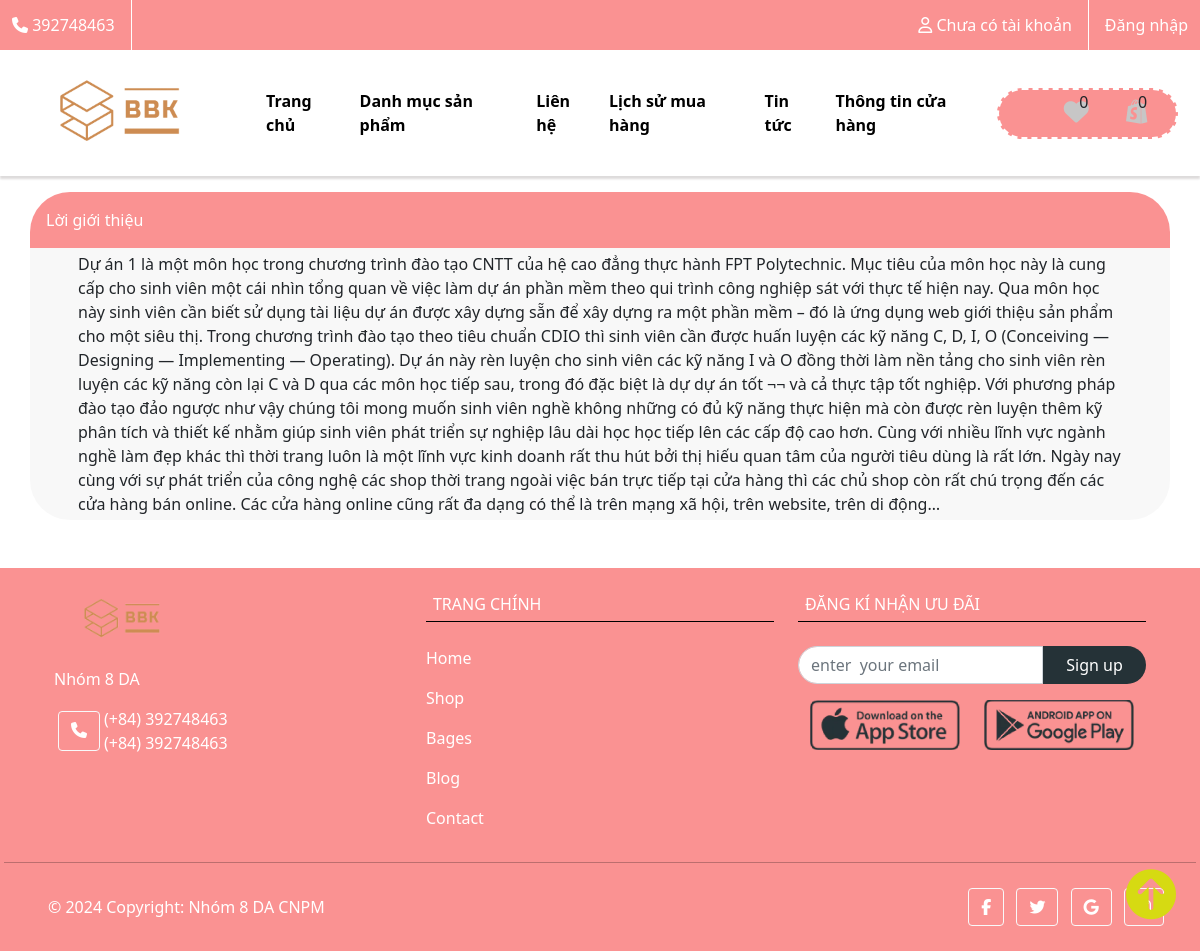
Screenshot of /mvc/controllers/user.php?action=gioithieu with the database file from the repository.
### tables this page shows
CREATE TABLE `info` (
  `id_info` int(11) NOT NULL,
  `email_info` varchar(256) NOT NULL,
  `logo` varchar(256) NOT NULL,
  `phone_info` int(11) NOT NULL,
  `adress_info` varchar(256) NOT NULL,
  `thongtin` text NOT NULL
);

### mvc/models/database.php (called while the page is built, shortened)
<?php
class database{
    private $host = DB_HOST;
    private $user = DB_USER;
    private $pass = DB_PASS;
    private $connect;
    public function __construct(){
        $this->connect = new PDO($this->host,$this->user,$this->pass);
    }
    public function select($sql){
        $select = $this->connect->prepare($sql);
        $select->execute();
        $post = $select->fetchAll();
        return $post;
    }
}
?>

### mvc/models/function.php (called while the page is built, shortened)
<?php
include_once "../models/database.php";
class xuly extends database
{
    public function get_val($table)
    {
        $sql = "SELECT * FROM `$table` WHERE 1";
        $gan = $this->select($sql);
        return $gan;
    }
    public function loc_sp($start = 0, $end = 0, $id_cate = '', $search = '', $one = '', $two = '')
    {
        $sql = "SELECT * FROM `products` JOIN cates ON cates.id_cate = products.cate_id
        WHERE 1";
        if ($one != '' && $two != '') {
            $sql .= " LIMIT $one,$two";
        }
        $gan = $this->select($sql);
        return $gan;
    }
}

### mvc/controllers/user/post.php (called while the page is built, shortened)
<?php
if (isset($id)) {
    $tym = 0;
    if (!empty($post->get_val_id('loves', 'user_id', $id))) {
        foreach ($post->get_val_id('loves', 'user_id', $id) as $val) :
            $tym++;
        endforeach;
    }
} else {
    $tym = 0;
}
if (isset($_SESSION['cart_pro'])) {
    $tong = 0;
    foreach ($_SESSION['cart_pro'] as $val) {
        extract($val);
        $tong += 1;
    }
    $gh_nav = $tong;
} else {
    $gh_nav = 0;
}
if (isset($_POST['loc'])) {
    $mang_gia = explode('-', $_POST['price']);
    $mang_gia[1] = !empty($mang_gia[1]) ? $mang_gia[1] : 0;
    $id_cate = !empty($_POST['cate']) ? $_POST['cate'] : '';
    $save_dm = $post->loc_sp($mang_gia[0], $mang_gia[1], $id_cate);
    $page = isset($_GET['page']) ? $_GET['page'] : 1;
    $sp_dtb = $post->get_val('products');
    $tongsp = count($save_dm);
    $mang = phantrang($tongsp, 4, $page);
    $save_dm = $post->loc_sp($mang_gia[0], $mang_gia[1], $id_cate, '', $mang['start'], $mang['sp']);
} else {
    $page = isset($_GET['page']) ? $_GET['page'] : 1;
    $sp_dtb = $post->get_val('products');
    $tongsp = count($sp_dtb);
    $mang = phantrang($tongsp, 4, $page);
    $save_dm = $post->loc_sp(0, 0, '', '', $mang['start'], $mang['sp']);
}

### mvc/views/user/gioithieu.php (the view)
<?php if (!empty($post->get_val('info'))) {
    foreach ($post->get_val('info') as $logo) : extract($logo); ?>
        <div class="container tieude-main p-3 mt-3">
            <a href="">
                <span class="text-white"><i class="ti-wallet"></i> Lời giới thiệu</span>
            </a>
        </div>
        <div class="content_gioithieu container media px-5 py-1">
            <?= $thongtin ?>
        </div>
<?php endforeach;
} ?>

### mvc/views/user/not-doi/nav.php (shortened to what this page needs)
<!DOCTYPE html>
<html lang="en">
<head>
    <link rel="stylesheet" href="https://cdn.jsdelivr.net/gh/lykmapipo/themify-icons@0.1.2/css/themify-icons.css">
    <link href="https://cdn.jsdelivr.net/npm/bootstrap@5.1.1/dist/css/bootstrap.min.css" rel="stylesheet">
    <link rel="stylesheet" href="https://unpkg.com/swiper/swiper-bundle.min.css" />
    <link rel="stylesheet" href="../public/css/web.css">
</head>
<body>
    <?php if (!empty($post->get_val('info'))) {
        foreach ($post->get_val('info') as $logo) : extract($logo); ?>
            <div class="top_nav_tt ">
                <div class="call__us login__us d-flex">
                    <span>
                        <i class="fas fa-phone"></i> <?= $phone_info ?>
                    </span>
                </div>
                <div class="login__us d-flex">
                    <div class="dropdown">
                        <?php
                        if (!isset($id)) {
                            echo "<div class=''><span><i class='far fa-user'></i> Chưa có tài khoản</span></div>";
                        } ?>
                    </div>
                    <?php
                    if (!isset($id)) {
                        echo "<div class='gach mx-3'></div>
                <a href='../controllers/get.php?action=dangxuat'>Đăng nhập</a>";
                    } ?>
                </div>
            </div>
            <nav class="navbar navbar-expand-lg bg-white navbar-white sticky-top">
                <div class="container-fluid ">
                    <a class="navbar-brand" href="#">
                        <div class="nav__logo">
                            <img src="<?= IMAGE ?><?= $logo ?>" alt="" height="100px">
                        </div>
                    </a>
                    <div class="collapse navbar-collapse" id="collapsibleNavbar">
                        <ul class="navbar-nav">
                            <li class="nav-item">
                                <a class="nav-link" href="<?= CONTROLLERS_USER ?>">Trang chủ</a>
                            </li>
                            <li class="nav-item">
                                <a class="nav-link" href="<?= CONTROLLERS_USER ?>?action=danhmuc">Danh mục sản phẩm</a>
                            </li>
                            <li class="nav-item">
                                <a class="nav-link" href="<?= CONTROLLERS_USER ?>?action=contact">Liên hệ</a>
                            </li>
                            <li class="nav-item">
                                <a class="nav-link" href="<?= CONTROLLERS_USER ?>?action=lichsu">Lịch sử mua hàng</a>
                            </li>
                            <li class="nav-item">
                                <a class="nav-link" href="<?= CONTROLLERS_USER ?>?action=tintuc">Tin tức</a>
                            </li>
                            <li class="nav-item">
                                <a class="nav-link" href="<?= CONTROLLERS_USER ?>?action=gioithieu">Thông tin cửa hàng</a>
                            </li>
                        </ul>
                        <div class="nav__right d-flex justify-content-around ">
                            <div class="love">
                                <div class="sl"><?= $tym ?></div>
                                <a href="<?= CONTROLLERS_USER ?>?action=like">
                                    <span>
                                        <i class="fas fa-heart"></i>
                                    </span>
                                </a>
                            </div>
                            <div class="shop__cart">
                                <div class="sl">
                                    <?= $gh_nav ?>
                                </div>
                                <a href="<?= CONTROLLERS_USER ?>?action=card">
                                    <span>
                                        <i class="fab fa-shopify"></i>
                                    </span>
                                </a>
                            </div>
                        </div>
                    </div>
                </div>
            </nav>
    <?php endforeach;
    } ?>

### mvc/views/user/not-doi/footer.php (shortened to what this page needs)
<?php if (!empty($post->get_val('info'))) {
    foreach ($post->get_val('info') as $logo) : extract($logo); ?>
        <div class="mt-5 w-100">
            <footer class="text-center text-lg-start text-black">
                <div class="p-1 pb-0">
                    <section class="container">
                        <div class="row">
                            <div class="col-xl-4 col-sm-12 mt-3 d-flex flex-column">
                                <a class="navbar-brand__end" href=""><img src="<?= IMAGE ?><?= $logo ?>" alt=""></a>
                                <span class="mt-3">
                                    Nhóm 8 DA
                                </span>
                                <div class="footer__phone d-flex mt-3">
                                    <a class="btn btn-outline-light btn-floating m-1" role="button"><i class="fas fa-phone"></i></a>
                                    <div class="footer__phone--sdt d-flex flex-column ">
                                        <span>
                                            (+84) <?= $phone_info ?>
                                        </span>
                                        <span>
                                            (+84) <?= $phone_info ?>
                                        </span>
                                    </div>
                                </div>
                            </div>
                            <div class="col-xl-4 col-sm-12 mt-3">
                                <h6 class="text-uppercase mb-4 font-weight-bold">Trang chính</h6>
                                <p>
                                    <a class="">Home</a>
                                </p>
                                <p>
                                    <a class="">Shop</a>
                                </p>
                                <p>
                                    <a class="">Bages</a>
                                </p>
                                <p>
                                    <a class="">Blog</a>
                                </p>
                                <p>
                                    <a class="">Contact</a>
                                </p>
                            </div>
                            <div class="col-xl-4 col-sm-12 mt-3">
                                <h6 class="text-uppercase mb-4 font-weight-bold">
                                    Đăng kí nhận ưu đãi
                                </h6>
                                <p>
                                <form class="d-flex">
                                    <input class="form-control" type="text" placeholder="enter  your email">
                                    <button class="btn text-white" type="button">Sign up</button>
                                </form>
                                </p>
                                <p>
                                <div class="row">
                                    <img src="<?= IMAGE ?>Rectangle 35.png" alt="" class="col-xl-6">
                                    <img src="<?= IMAGE ?>Rectangle 36.png" alt="" class="col-xl-6">
                                </div>
                                </p>
                            </div>
                        </div>
                    </section>
                    <hr class="my-3">
                    <section class="p-3 pt-0">
                        <div class="row d-flex align-items-center">
                            <div class="col-md-7 col-lg-8 text-center text-md-start">
                                <div class="p-3 text-white">
                                    © 2024 Copyright: Nhóm 8 DA CNPM
                                </div>
                            </div>
                            <div class="col-md-5 col-lg-4 ml-lg-0 text-center text-md-end">
                                <a class="btn btn-outline-light btn-floating m-1" role="button"><i class="fab fa-facebook-f"></i></a>
                                <a class="btn btn-outline-light btn-floating m-1" role="button"><i class="fab fa-twitter"></i></a>
                                <a class="btn btn-outline-light btn-floating m-1" role="button"><i class="fab fa-google"></i></a>
                                <a class="btn btn-outline-light btn-floating m-1" role="button"><i class="fab fa-instagram"></i></a>
                            </div>
                        </div>
                    </section>
                </div>
            </footer>
            <div class="top" id="myBtn"> <i class="fas fa-arrow-circle-up"></i> </div>
        </div>
<?php endforeach;
} ?>
</body>
</html>

### mvc/public/css/web.css (style rules this page uses)
:root { --font-size: 25px; --black-color: rgb(0, 0, 0); --white-color: rgb(255, 255, 255); --bong:0px 3px 2px rgba(99, 93, 93, 0.219); --sp:#f1f8f7; --input-thanh: rgb(250, 146, 146); --chuoi:rgb(214, 218, 18); }
* { box-sizing: border-box !important; margin: 0 ; padding: 0; }
.top_nav_tt { line-height: 50px; display: flex; justify-content: space-between; background-color: var(--input-thanh); color: var(--white-color); padding: 0px 1% 0px 1%; }
.login__us a { color: white ; }
ul li { display: block; }
ul li a { color: black; }
a { text-decoration: none; }
img { width: 100%; }
nav { box-shadow: var(--bong); }
.navbar { z-index: 4; }
.navbar i { font-size: var(--font-size); }
.love,.shop__cart { position: relative; }
.sl { top: -10px; right: -5px; height: 20px; width: 20px; position: absolute; border-radius: 10px; text-align: center; }
.carousel-caption, .navbar ul li a { font-weight: 600; color: var(--black-color); }
.nav__right { border: 2px dashed white; background-color: var(--input-thanh); border-radius: 40px; }
.nav__right span i { color:rgb(199, 198, 198); }
.nav__right, .navbar-collapse { display: flex; justify-content: space-between; align-items: center; padding: 10px; width: 20%; }
.row { box-sizing: border-box !important; margin: 0; padding: 0; }
.tieude-main { background-color: var(--input-thanh); border-radius: 40px 40px 0px 0px; }
.media { background-color: #ebebeb60; border-radius: 0px 0px 40px 40px; }
footer { background-color: var(--input-thanh); }
footer a { color: var(--white-color); }
footer i { color: var(--white-color); }
footer form input { width: 60%; border-radius: 20px 0px 0px 20px !important; }
footer form button { width: 40%; background-color: #253237 !important; border-radius: 0px 20px 20px 0px !important; }
.navbar-brand__end img { width: 40%; }
.text-uppercase { padding: 2%; border-bottom: 1px solid black !important; }
footer span,footer h6 { color: var(--white-color); }
#myBtn { color: var(--chuoi); font-size: 50px; position: fixed; bottom: 2%; right: 2%; }

### rows the page displays
info: phone_info "392748463", logo (picture), thongtin "Dự án 1 là một môn học trong chương trình đào tạo CNTT của hệ cao đẳng thực hành FPT Polytechnic. Mục tiêu của môn học này là cung cấp cho sinh viên một cái nhìn tổng quan về việc làm dự án phần mềm theo qui trình công nghiệp sát với thực tế hiện nay. Qua môn học này sinh viên cần biết sử dụng tài liệu dự án được xây dựng sẵn để xây dựng ra một phần mềm – đó là ứng dụng web giới thiệu sản phẩm cho một siêu thị. Trong chương trình đào tạo theo tiêu chuẩn CDIO thì sinh viên cần được huấn luyện các kỹ năng C, D, I, O (Conceiving — Designing — Implementing — Operating). Dự án này rèn luyện cho sinh viên các kỹ năng I và O đồng thời làm nền tảng cho sinh viên rèn luyện các kỹ năng còn lại C và D…"
